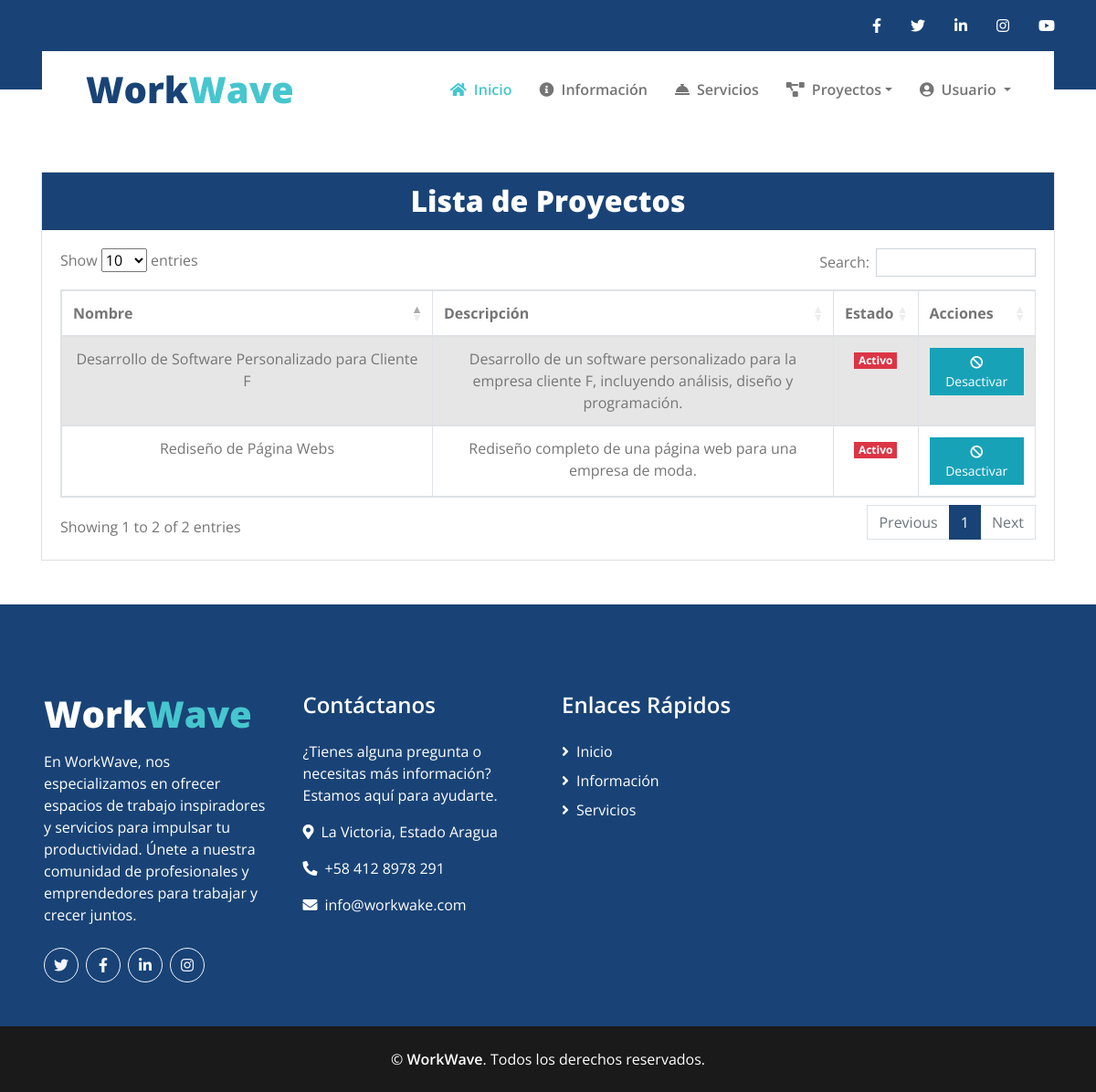
The app's page /Gestion.php (signed in), older data.
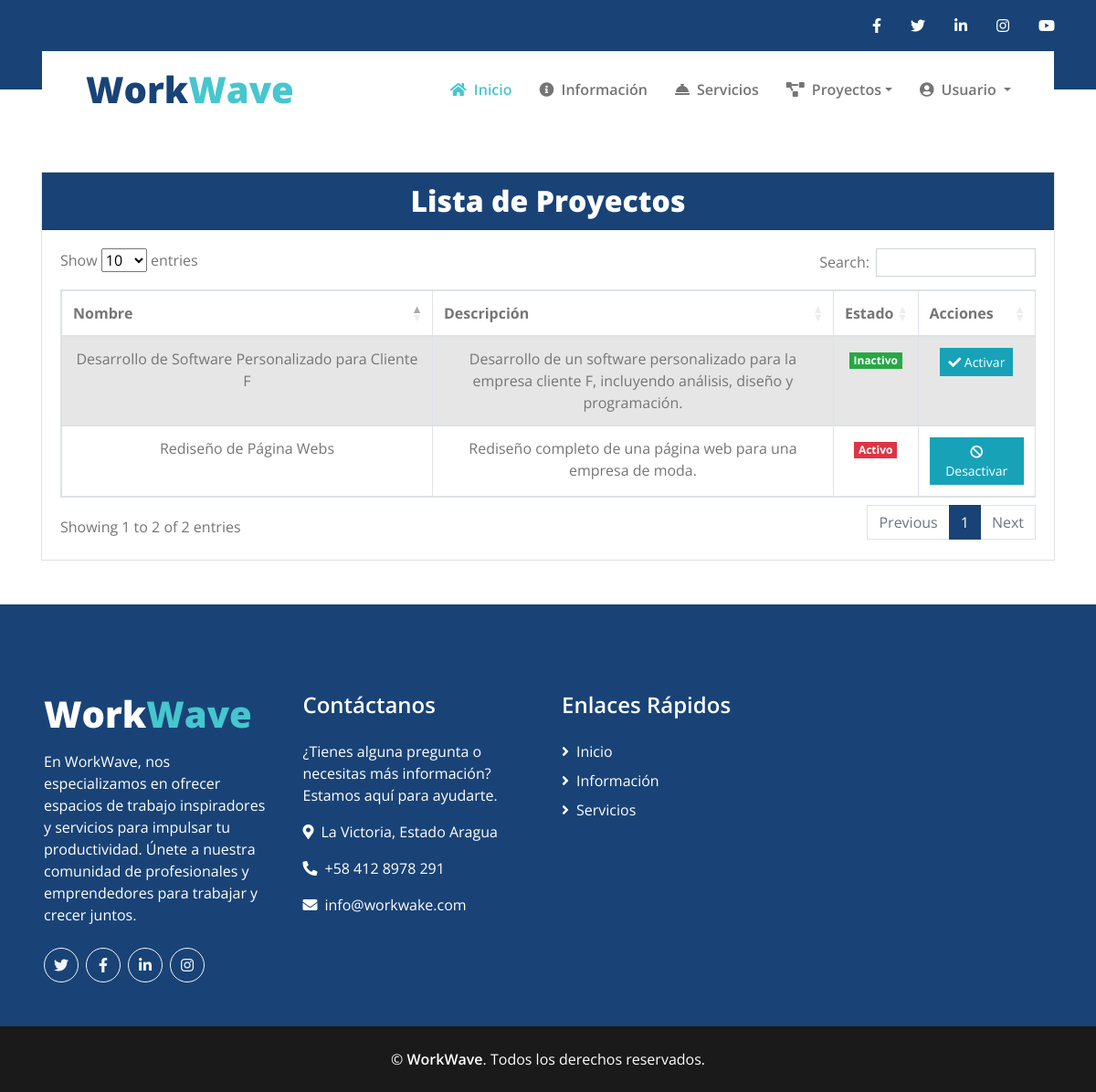
The same page, newer data.
### tables this page shows
CREATE TABLE `proyectos` (
  `id` int(11) NOT NULL,
  `tipo_usuario` enum('contratistas','freelancers','empresas') NOT NULL,
  `contratista_id` int(11) DEFAULT NULL,
  `freelancer_id` int(11) DEFAULT NULL,
  `empresa_id` int(11) DEFAULT NULL,
  `titulo` varchar(255) NOT NULL,
  `descripcion` text DEFAULT NULL,
  `image_url` varchar(255) DEFAULT NULL,
  `categoria_id` int(11) DEFAULT NULL,
  `precio` decimal(10,2) DEFAULT NULL,
  `estado` tinyint(1) DEFAULT 1,
  `fecha_inicio` date DEFAULT NULL,
  `fecha_fin` date DEFAULT NULL,
  `fecha_registro` timestamp NOT NULL DEFAULT current_timestamp(),
  `intereses` text DEFAULT NULL,
  `Etiqueta` enum('Oferta','Servicio') DEFAULT NULL
);

### Gestion.php (the view, shortened to what this page needs)
<?php
include './config/conexion.php';
$user_id = $_SESSION['user_id'];
$tipo_usuario = $_SESSION['role'];
switch ($tipo_usuario) {
    case 'empresas':
        $user_column = 'empresa_id';
        break;
}
?>
<?php include './Includes/Header.php'; ?>
<!DOCTYPE html>
<html lang="es">
<head>
    <link rel="stylesheet" href="https://cdnjs.cloudflare.com/ajax/libs/font-awesome/5.15.4/css/all.min.css">
    <link rel="stylesheet" href="https://cdn.datatables.net/1.11.5/css/dataTables.bootstrap5.min.css">
</head>
<body>
<div class="container mt-5">
    <div class="card">
        <div class="card-header bg-primary text-white">
            <h2 class="card-title m-0 text-center" style="color: white;">Lista de Proyectos</h2>
        </div>
        <div class="card-body">
            <div class="table-responsive">
                <table id="projectsTable" class="table table-bordered table-striped table-hover">
                    <thead>
                        <tr class="text-center">
                            <th>Nombre</th>
                            <th style="width:400px;">Descripción</th>
                            <th>Estado</th>
                            <th>Acciones</th>
                        </tr>
                    </thead>
                    <tbody>
                    <?php
                        $sql = "SELECT * FROM proyectos WHERE $user_column = ?";
                        $stmt = $conn->prepare($sql);
                        $stmt->bind_param('i', $user_id);
                        if (!$stmt->execute()) {
                            die("Error en la ejecución de la consulta: " . $stmt->error);
                        }
                        $result = $stmt->get_result();
                        if ($result->num_rows > 0) {
                            while ($row = $result->fetch_assoc()) {
                                $estado = $row['estado'] ? 'Activo' : 'Inactivo';
                                $estadoClass = $row['estado'] ? 'danger' : 'success';
                                $estadoIcon = $row['estado'] ? 'ban' : 'check';
                                $estadoText = $row['estado'] ? 'Desactivar' : 'Activar';
                                echo '<tr>';
                                echo '<td class="text-center">' . htmlspecialchars($row['titulo']) . '</td>';
                                echo '<td class="text-center">' . htmlspecialchars($row['descripcion']) . '</td>';
                                echo '<td class="text-center text-white"><span class="badge bg-' . $estadoClass . '">' . $estado . '</span></td>';
                                echo '<td class="text-center">
                                        <a href="?id=' . $row['id'] . '&estado=' . ($row['estado'] ? 'false' : 'true') . '" class="btn btn-info btn-sm"><i class="fas fa-' . $estadoIcon . '"></i> ' . $estadoText . '</a>
                                    </td>';
                                echo '</tr>';
                            }
                        } else {
                            echo '<tr><td colspan="4" class="text-center">No hay proyectos</td></tr>';
                        }
                        ?>
                    </tbody>
                </table>
            </div>
        </div>
    </div>
</div>
<?php include './Includes/Footer.php'; ?>
</body>
</html>

Row changes from the older to the newer data that the page shows:
changed proyectos "Desarrollo de Software Personalizado para Cliente F": estado "Activo" → "Inactivo"; estado "Desactivar" → "Activar"
